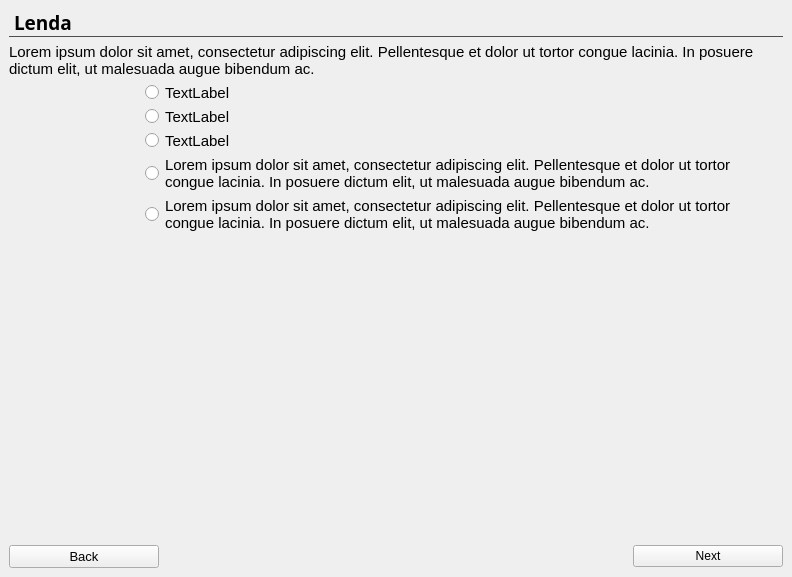
<?xml version="1.0" encoding="UTF-8"?>
<ui version="4.0">
 <class>MainWindow</class>
 <widget class="QMainWindow" name="MainWindow">
  <property name="geometry">
   <rect>
    <x>0</x>
    <y>0</y>
    <width>792</width>
    <height>577</height>
   </rect>
  </property>
  <property name="windowTitle">
   <string>MainWindow</string>
  </property>
  <widget class="QWidget" name="centralwidget">
   <layout class="QGridLayout" name="gridLayout">
    <item row="10" column="0">
     <widget class="QPushButton" name="back_btn">
      <property name="font">
       <font>
        <pointsize>10</pointsize>
       </font>
      </property>
      <property name="text">
       <string>Back</string>
      </property>
     </widget>
    </item>
    <item row="5" column="1" colspan="4">
     <widget class="QLabel" name="ans_2">
      <property name="font">
       <font>
        <pointsize>11</pointsize>
       </font>
      </property>
      <property name="text">
       <string>TextLabel</string>
      </property>
      <property name="wordWrap">
       <bool>true</bool>
      </property>
     </widget>
    </item>
    <item row="7" column="1" colspan="4">
     <widget class="QLabel" name="ans_4">
      <property name="font">
       <font>
        <pointsize>11</pointsize>
       </font>
      </property>
      <property name="text">
       <string>Lorem ipsum dolor sit amet, consectetur adipiscing elit. Pellentesque et dolor ut tortor congue lacinia. In posuere dictum elit, ut malesuada augue bibendum ac.</string>
      </property>
      <property name="wordWrap">
       <bool>true</bool>
      </property>
     </widget>
    </item>
    <item row="8" column="1" colspan="4">
     <widget class="QLabel" name="ans_5">
      <property name="font">
       <font>
        <pointsize>11</pointsize>
       </font>
      </property>
      <property name="text">
       <string>Lorem ipsum dolor sit amet, consectetur adipiscing elit. Pellentesque et dolor ut tortor congue lacinia. In posuere dictum elit, ut malesuada augue bibendum ac.</string>
      </property>
      <property name="wordWrap">
       <bool>true</bool>
      </property>
     </widget>
    </item>
    <item row="6" column="1" colspan="4">
     <widget class="QLabel" name="ans_3">
      <property name="font">
       <font>
        <pointsize>11</pointsize>
       </font>
      </property>
      <property name="text">
       <string>TextLabel</string>
      </property>
      <property name="wordWrap">
       <bool>true</bool>
      </property>
     </widget>
    </item>
    <item row="9" column="0" colspan="5">
     <spacer name="verticalSpacer">
      <property name="orientation">
       <enum>Qt::Vertical</enum>
      </property>
      <property name="sizeHint" stdset="0">
       <size>
        <width>20</width>
        <height>40</height>
       </size>
      </property>
     </spacer>
    </item>
    <item row="10" column="1" colspan="3">
     <spacer name="horizontalSpacer">
      <property name="orientation">
       <enum>Qt::Horizontal</enum>
      </property>
      <property name="sizeHint" stdset="0">
       <size>
        <width>40</width>
        <height>20</height>
       </size>
      </property>
     </spacer>
    </item>
    <item row="7" column="0">
     <widget class="QRadioButton" name="r_4">
      <property name="font">
       <font>
        <pointsize>11</pointsize>
       </font>
      </property>
      <property name="layoutDirection">
       <enum>Qt::RightToLeft</enum>
      </property>
      <property name="text">
       <string/>
      </property>
     </widget>
    </item>
    <item row="6" column="0">
     <widget class="QRadioButton" name="r_3">
      <property name="font">
       <font>
        <pointsize>11</pointsize>
       </font>
      </property>
      <property name="layoutDirection">
       <enum>Qt::RightToLeft</enum>
      </property>
      <property name="text">
       <string/>
      </property>
     </widget>
    </item>
    <item row="10" column="4">
     <widget class="QPushButton" name="next_btn">
      <property name="font">
       <font>
        <pointsize>9</pointsize>
       </font>
      </property>
      <property name="text">
       <string>Next</string>
      </property>
     </widget>
    </item>
    <item row="8" column="0">
     <widget class="QRadioButton" name="r_5">
      <property name="font">
       <font>
        <pointsize>11</pointsize>
       </font>
      </property>
      <property name="layoutDirection">
       <enum>Qt::RightToLeft</enum>
      </property>
      <property name="text">
       <string/>
      </property>
     </widget>
    </item>
    <item row="4" column="0">
     <widget class="QRadioButton" name="r_1">
      <property name="font">
       <font>
        <pointsize>11</pointsize>
       </font>
      </property>
      <property name="layoutDirection">
       <enum>Qt::RightToLeft</enum>
      </property>
      <property name="text">
       <string/>
      </property>
     </widget>
    </item>
    <item row="4" column="1" colspan="4">
     <widget class="QLabel" name="ans_1">
      <property name="font">
       <font>
        <pointsize>11</pointsize>
       </font>
      </property>
      <property name="text">
       <string>TextLabel</string>
      </property>
      <property name="wordWrap">
       <bool>true</bool>
      </property>
     </widget>
    </item>
    <item row="5" column="0">
     <widget class="QRadioButton" name="r_2">
      <property name="font">
       <font>
        <pointsize>11</pointsize>
       </font>
      </property>
      <property name="layoutDirection">
       <enum>Qt::RightToLeft</enum>
      </property>
      <property name="text">
       <string/>
      </property>
     </widget>
    </item>
    <item row="3" column="0" colspan="5">
     <widget class="QLabel" name="question_lbl">
      <property name="font">
       <font>
        <pointsize>11</pointsize>
       </font>
      </property>
      <property name="text">
       <string>Lorem ipsum dolor sit amet, consectetur adipiscing elit. Pellentesque et dolor ut tortor congue lacinia. In posuere dictum elit, ut malesuada augue bibendum ac.</string>
      </property>
      <property name="wordWrap">
       <bool>true</bool>
      </property>
     </widget>
    </item>
    <item row="2" column="0" colspan="5">
     <widget class="QLabel" name="label">
      <property name="font">
       <font>
        <family>Lufthansa Head Bold</family>
        <pointsize>14</pointsize>
        <weight>75</weight>
        <bold>true</bold>
       </font>
      </property>
      <property name="styleSheet">
       <string notr="true">border-style: solid;
border-width: 0px 0px 1px 0px;
border-bottom-color: rgb(79, 79, 79);</string>
      </property>
      <property name="text">
       <string>Lenda </string>
      </property>
     </widget>
    </item>
   </layout>
  </widget>
 </widget>
 <resources/>
 <connections/>
</ui>
